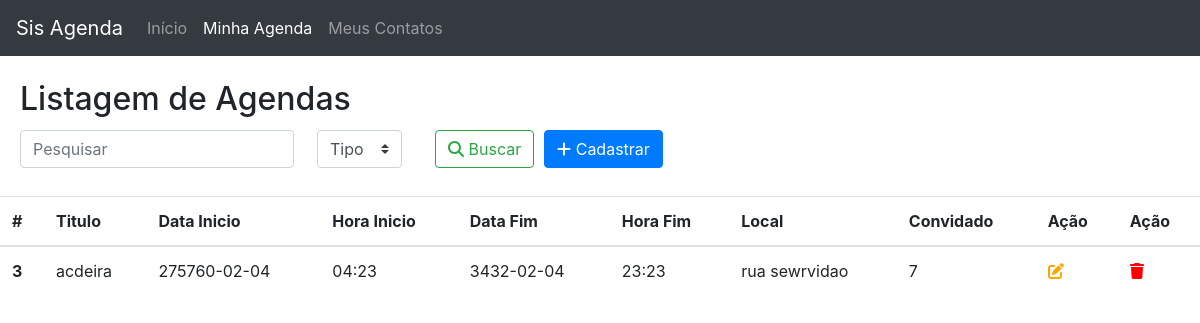
The page /screens/AgendaList.php on the database its author committed.
### tables this page shows
CREATE TABLE IF NOT EXISTS `agenda` (
  `id` int(11) NOT NULL AUTO_INCREMENT,
  `titulo` varchar(45) NOT NULL,
  `data_inicio` varchar(50) NOT NULL,
  `hora_inicio` varchar(50) NOT NULL,
  `data_fim` varchar(50) NOT NULL,
  `hora_fim` varchar(50) NOT NULL,
  `local_1` varchar(45) NOT NULL,
  `descricao` varchar(500) NOT NULL,
  `convidado_id` int(11) NOT NULL,
  PRIMARY KEY (`id`),
  KEY `convidado_id` (`convidado_id`),
  CONSTRAINT `agenda_ibfk_1` FOREIGN KEY (`convidado_id`) REFERENCES `contato` (`id`)
);

### database/bdAgenda.php (called while the page is built, shortened)
<?php
class BD
{
    private $host = "localhost";
    private $dbname = "bd_tai";
    private $port = 3306;
    private $usuario = "root";
    private $senha = "";
    private $db_charset = "utf8";
    public function conn()
    {
        $conn = "mysql:host=$this->host;
            dbname=$this->dbname;port=$this->port";
        return new PDO(
            $conn,
            $this->usuario,
            $this->senha,
            [PDO::MYSQL_ATTR_INIT_COMMAND => "SET NAMES " . $this->db_charset]
        );
    }
    public function select()
    {
        $conn = $this->conn();
        $st = $conn->prepare("SELECT * FROM agenda");
        $st->execute();
        return $st;
    }
}

### screens/AgendaList.php (the view, shortened to what this page needs)
<?php
include "../database/bdAgenda.php";
?>
<!DOCTYPE html>
<html lang="pt">
<head>
</head>
<link rel="stylesheet" href="https://stackpath.bootstrapcdn.com/bootstrap/4.1.3/css/bootstrap.min.css" />
<link rel="stylesheet" href="https://cdnjs.cloudflare.com/ajax/libs/font-awesome/6.1.1/css/all.min.css" />
<body>
  <nav class="navbar navbar-expand-lg navbar-dark bg-dark">
    <a class="navbar-brand" href="http://localhost/TAI/Avaliacoes/Avaliacao_TAI/index.php">Sis Agenda</a>
    <div class="collapse navbar-collapse" id="navbarNav">
      <ul class="navbar-nav">
        <li class="nav-item">
          <a class="nav-link" href="http://localhost/TAI/Avaliacoes/Avaliacao_TAI/index.php">Início</a>
        </li>
        <li class="nav-item active">
          <a class="nav-link" href="http://localhost/TAI/Avaliacoes/Avaliacao_TAI/screens/AgendaList.php">Minha Agenda <span class="sr-only">(Página atual)</span> </a>
        </li>
        <li class="nav-item">
          <a class="nav-link" href="http://localhost/TAI/Avaliacoes/Avaliacao_TAI/screens/ContatoList.php">Meus Contatos</a>
        </li>
      </ul>
    </div>
  </nav>
  <br>
  <div class="Telas">
    <h2>Listagem de Agendas</h2>
    <form action="./AgendaList.php" method="post">
      <div class="form-inline my-2 my-lg-0">
        <input class="form-control mr-sm-2" type="search" placeholder="Pesquisar" name="valor" aria-label="Pesquisar">
        <div class="col-auto my-1">
          <select class="custom-select mr-sm-2" id="inlineFormCustomSelect" name="tipo">
            <option selected>Tipo</option>
          </select>
        </div>
        <div class="botao1">
          <button type="submit" class="btn btn-outline-success"> <i class="fa-solid fa-magnifying-glass"></i> Buscar</button>
        </div>
        <div class="botao2">
          <a type="button" class="btn btn-primary" href="http://localhost/TAI/Avaliacoes/Avaliacao_TAI/screens/AgendaForm.php"> <i class="fa-solid fa-plus plus"></i> Cadastrar</a>
        </div>
      </div>
    </form>
  </div>
  <br>
  <?php
  $objBD = new BD();
  $objBD->conn();
  if (!empty($_POST['valor'])) {
    $result = $objBD->pesquisar($_POST);
  } else {
    $result = $objBD->select();
  }
  echo "<table class='table table-hover'>
    <thead>
      <tr>
        <th scope='col'>#</th>
        <th scope='col'>Titulo</th>
        <th scope='col'>Data Inicio</th>
        <th scope='col'>Hora Inicio</th>
        <th scope='col'>Data Fim</th>
        <th scope='col'>Hora Fim</th>
        <th scope='col'>Local</th>
        <th scope='col'>Convidado</th>
        <th scope='col'>Ação</th>
        <th scope='col'>Ação</th>
      </tr>
    </thead>";
  foreach ($result as $item) {
    echo "
    <tbody>
      <tr>
        <th scope='row'>" . $item['id'] . "</th>
        <td>" . $item['titulo'] . "</td>
        <td>" . $item['data_inicio'] . "</td>
        <td>" . $item['hora_inicio'] . "
        <td>" . $item['data_fim'] . "</td>
        <td>" . $item['hora_fim'] . "</td>
        <td>" . $item['local_1'] . "</td>
        <td>" . $item['convidado_id'] . "</td>
        <td><a href='./AgendaForm.php?id=" . $item['id'] . "'><span style='color: orange;'><i class='fa-solid fa-pen-to-square orange'></i></a></td>
        <td><a href='./AgendaList.php?id=" . $item['id'] . "' onclick=\"return confirm('Deseja realmente remover o registro?') \" ><span style='color: red;'><i class='fa-solid fa-trash red'></i></a></td>
      </tr>
      </tbody>";
  }
  echo "</table>";
  ?>
</body>
</html>

### screens/AgendaList.php (style rules this page uses)
.botao1 { margin-left: 10px; }
.botao2 { margin-left: 10px; }
.Telas { margin-left: 15px; margin-right: 50px; padding-left: 5px; }

### rows shown on the page
agenda: id "3", titulo "acdeira", data_inicio "275760-02-04", hora_inicio "04:23", data_fim "3432-02-04", hora_fim "23:23", local_1 "rua sewrvidao", convidado "7"
